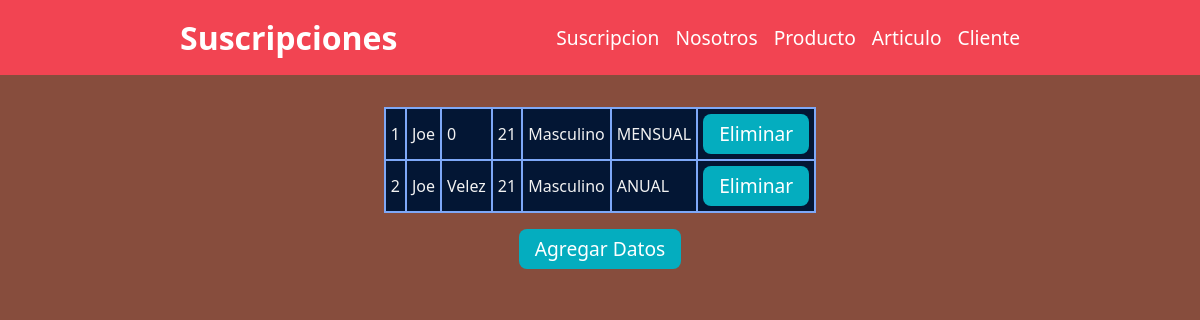
Screenshot of /modulo/suscripcion/consultar.php with the database file from the repository.
### tables this page shows
CREATE TABLE `suscripcion` (
  `id` int(11) NOT NULL,
  `nombre` varchar(60) NOT NULL,
  `apellido` varchar(60) NOT NULL,
  `edad` int(3) NOT NULL,
  `genero` varchar(60) NOT NULL,
  `plan` varchar(50) NOT NULL
);

### modulo/suscripcion/consultar.php (the view, shortened to what this page needs)
<!DOCTYPE html>
<html lang="es">
<head>
</head>
<body>
    <?php
        include_once '../../plantillas/encabezado.php';
        require_once('../../conexion.php');
        $sql = "SELECT * FROM suscripcion";
        $statement = $pdo->prepare($sql);
        $statement->execute();
    ?>
    <main>
        <div class="Principal">
            <table class="tablaconsultarsuscrip">
                <?php
                $filas = $statement->fetchAll(PDO::FETCH_ASSOC);
                foreach ($filas as $fila) {
            ?>
                <tr>
                    <td><?php echo $fila['id'] ?></td>
                    <td><?php echo $fila['nombre'] ?></td>
                    <td><?php echo $fila['apellido'] ?></td>
                    <td><?php echo $fila['edad'] ?></td>
                    <td><?php echo $fila['genero'] ?></td>
                    <td><?php echo $fila['plan']?></td>
                    <td><?php echo  "<a href='eliminar.php?id=".$fila['id']."'>Eliminar</a>";?></td>
                </tr>
                <?php } ?>
            </table>
        </div>
        <div>
            <a href="insertar.php">Agregar Datos</a>
        </div>
    </main>
</body>
</html>

### plantillas/styles.php (style rules this page uses)
* { margin: 0; padding: 0; box-sizing: border-box; font-family: 'Segoe UI', Tahoma, Geneva, Verdana, sans-serif; }
body { background: #874d3d; color: #f2f2f2 }
main { padding: 1rem 15%; display: flex; flex-direction: column; justify-content: center; align-items: center; }
table { width: 100%; margin-bottom: 1rem; background-color: #404040; border-collapse: collapse; border-width: 2px; border-color: #7ea8f8; border-style: solid; color: #f2f2f2; transition: .3s; }
table td, table th { border-width: 2px; border-color: #7ea8f8; border-style: solid; padding: 5px; }
input[type="submit"], main a { background-color: #04ADBF; border-radius: 8px; border-style: none; box-sizing: border-box; color: #FFFFFF; display: inline-block; height: 40px; line-height: 20px; list-style: none; font-size: 1.2rem; margin: 0; padding: 10px 16px; text-decoration: none; user-select: none; transition: color 100ms; }

### modulo/suscripcion/consultar.php (style rules this page uses)
* { color: #f2f2f2; }
main { display: flex; justify-content: center; flex-direction: column; flex-wrap: wrap; align-content: center; align-items: center; }
table { border: #b2b2b2 1px solid; }
td, th { border: #b2b2b2 1px solid; margin: 1%; }
.Principal { display: flex; justify-content: center; }
.tablaconsultarsuscrip { width: 100%; flex-direction: column; flex-wrap: wrap; align-content: center; justify-content: center; background: #031634; }

### rows the page displays
suscripcion: id "1", nombre "Joe", apellido "0", edad "21", genero "Masculino", plan "MENSUAL"
suscripcion: id "2", nombre "Joe", apellido "Velez", edad "21", genero "Masculino", plan "ANUAL"

### other values shown
$titulo "Suscripciones"
